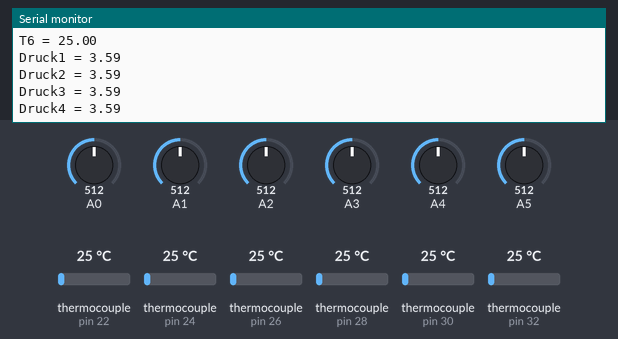
Simulated run of this sketch. Board: Arduino Uno, built with avr-gcc and run on an emulated ATmega328P. Parts: the last lines printed to the serial monitor. The inputs (shaded band) are chosen by the test bench; at power-on: thermocouple (sensors on pin 22, pin 24, pin 26, pin 28, pin 30, pin 32) 25 °C, A0 = 512, A1 = 512, A2 = 512, A3 = 512, A4 = 512, A5 = 512. Storage starts empty.

Above: at 1.8 s.
1.9 s: thermocouple (sensor on pin 22) set to 6 °C
At 2.4 s:
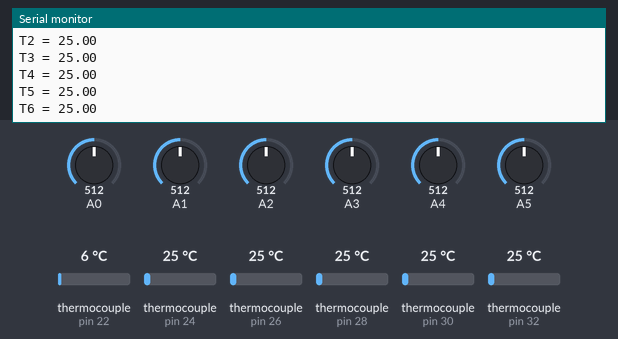
6.2 s: thermocouple (sensor on pin 24) set to 6 °C
7.7 s: thermocouple (sensor on pin 26) set to 6 °C
9.2 s: thermocouple (sensor on pin 28) set to 6 °C
At 10.5 s:
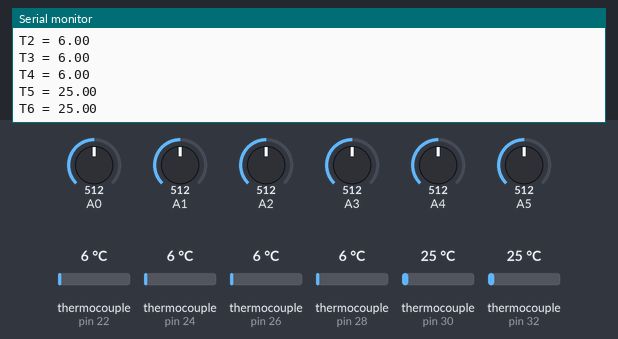
10.7 s: thermocouple (sensor on pin 30) set to 6 °C
At 11.6 s:
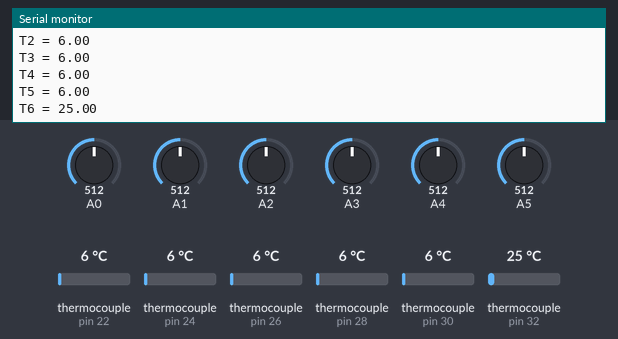
12.2 s: thermocouple (sensor on pin 32) set to 6 °C
At 13.9 s:
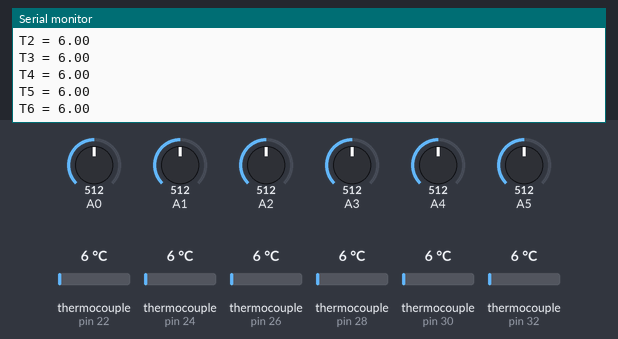
Timing chart, 0 to 14.7 s (numbered marks = the images above; inputs shaded):
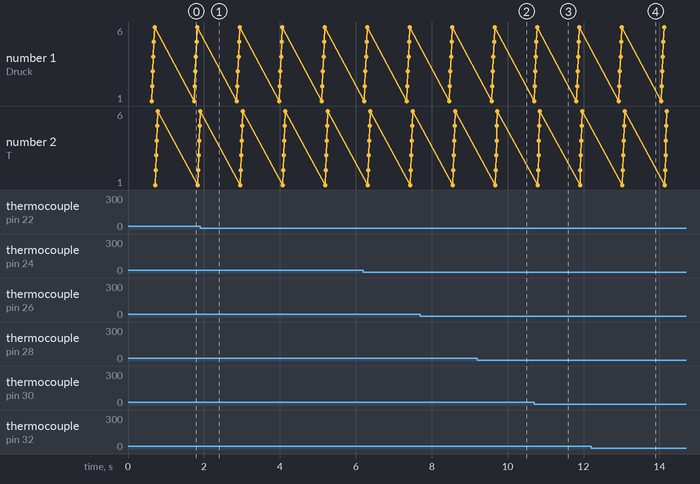

The sketch:

Testversion.ino
```cpp
#include "max6675.h"
#include<stdio.h>
#include<math.h>
#include <SPI.h>
#include <SD.h>

// Deklaration für die Thermoelemente

int thermoDO = 51;
int thermoCLK = 52;

int thermoCS1 = 22;
int thermoCS2 = 24;
int thermoCS3 = 26;
int thermoCS4 = 28;
int thermoCS5 = 30;
int thermoCS6 = 32;

float Temp1 = 0;

MAX6675 thermocouple11(thermoCLK, thermoCS1, thermoDO);
MAX6675 thermocouple12(thermoCLK, thermoCS2, thermoDO);
MAX6675 thermocouple13(thermoCLK, thermoCS3, thermoDO);
MAX6675 thermocouple14(thermoCLK, thermoCS4, thermoDO);
MAX6675 thermocouple15(thermoCLK, thermoCS5, thermoDO);
MAX6675 thermocouple16(thermoCLK, thermoCS6, thermoDO);

//Dekleration für die Drucksensoren

float AI_Druck1 = 0;
float AI_Druck2 = 0;
float AI_Druck3 = 0;
float AI_Druck4 = 0;
float AI_Druck5 = 0;
float AI_Druck6 = 0;

float Druck1 = 0;
float Druck2 = 0;
float Druck3 = 0;
float Druck4 = 0;
float Druck5 = 0;
float Druck6 = 0;

float X  = 211.03;        //Aretmetischer Mittelwert des Umrechnungsfaktors X
float Vs = 4.84;          //gemessene Versorhungspannung direkt am Drucksensor

// Dekleration der Datensicherung

const int chipSelect = 4;

void setup() {
 Serial.begin(9600);
 delay(500);                                          //Wartezeit für Drucksensoren und A/D Wandler der Thermoelemente

  while (!Serial) { ; }
  Serial.print("Initialisiere SD-Karte");
  if (!SD.begin(chipSelect)) {
    Serial.println("Karte nicht gefunden");
    return;
  }
  Serial.println("Karte erfolgreich initialisiert");
  delay(100);
}

void loop() {
// Druck Ausgabe

 AI_Druck1 = analogRead(A0);
 AI_Druck2 = analogRead(A1);
 AI_Druck3 = analogRead(A2);
 AI_Druck4 = analogRead(A3);
 AI_Druck5 = analogRead(A4);
 AI_Druck6 = analogRead(A5);

 Druck1 = ((AI_Druck1 - X * Vs * 0.04) / (X * Vs * 0.0012858))/100;
 Serial.print("Druck1 = ");
 Serial.println(Druck1);
 Druck2 = ((AI_Druck2 - X * Vs * 0.04) / (X * Vs * 0.0012858))/100;
 Serial.print("Druck2 = ");
 Serial.println(Druck2);
 Druck3 = ((AI_Druck3 - X * Vs * 0.04) / (X * Vs * 0.0012858))/100;
 Serial.print("Druck3 = ");
 Serial.println(Druck3);
 Druck4 = ((AI_Druck4 - X * Vs * 0.04) / (X * Vs * 0.0012858))/100;
 Serial.print("Druck4 = ");
 Serial.println(Druck4);
 Druck5 = ((AI_Druck5 - X * Vs * 0.04) / (X * Vs * 0.0012858))/100;
 Serial.print("Druck5 = ");
 Serial.println(Druck5);
 Druck6 = ((AI_Druck6 - X * Vs * 0.04) / (X * Vs * 0.0012858))/100;
 Serial.print("Druck6 = ");
 Serial.println(Druck6);

// Themperatur Ausgabe

  Serial.print("T1 = ");
  Serial.println(thermocouple11.readCelsius());


  Serial.print("T2 = ");
  Serial.println(thermocouple12.readCelsius());


  Serial.print("T3 = ");
  Serial.println(thermocouple13.readCelsius());


  Serial.print("T4 = ");
  Serial.println(thermocouple14.readCelsius());


  Serial.print("T5 = ");
  Serial.println(thermocouple15.readCelsius());


  Serial.print("T6 = ");
  Serial.println(thermocouple16.readCelsius());


  //Temp1 = thermocouple11.readCelsius();


  // Datenspeicherung

  File dataFile = SD.open("datalog.txt", FILE_WRITE);


  if (dataFile) {
    dataFile.print(Druck1);
    dataFile.print(Druck2);
    dataFile.print(Druck3);
    dataFile.print(Druck4);
    dataFile.print(Druck5);
    dataFile.print(Druck6);
    dataFile.print(thermocouple11.readCelsius());
    dataFile.print(thermocouple12.readCelsius());
    dataFile.print(thermocouple13.readCelsius());
    dataFile.print(thermocouple14.readCelsius());
    dataFile.print(thermocouple15.readCelsius());
    dataFile.print(thermocouple16.readCelsius());

    dataFile.println(";");                                                                               //Trennzeichen für die .csv Datei
    dataFile.close();
  } else {
    Serial.println("Fehler beim Öffnen!");                                                            // Falls die Datei nicht geöffnet werden kann, soll eine Fehlermeldung ausgegeben werden
  }
  delay(1000);

}
```

Measured:
- after the input at 9.2 s, the serial monitor: prints a new line after 0.51 s (image 2)
- after the input at 10.7 s, the serial monitor: prints a new line after 0.14 s (image 3)
- after the input at 12.2 s, the serial monitor: prints a new line after 0.88 s (image 4)
